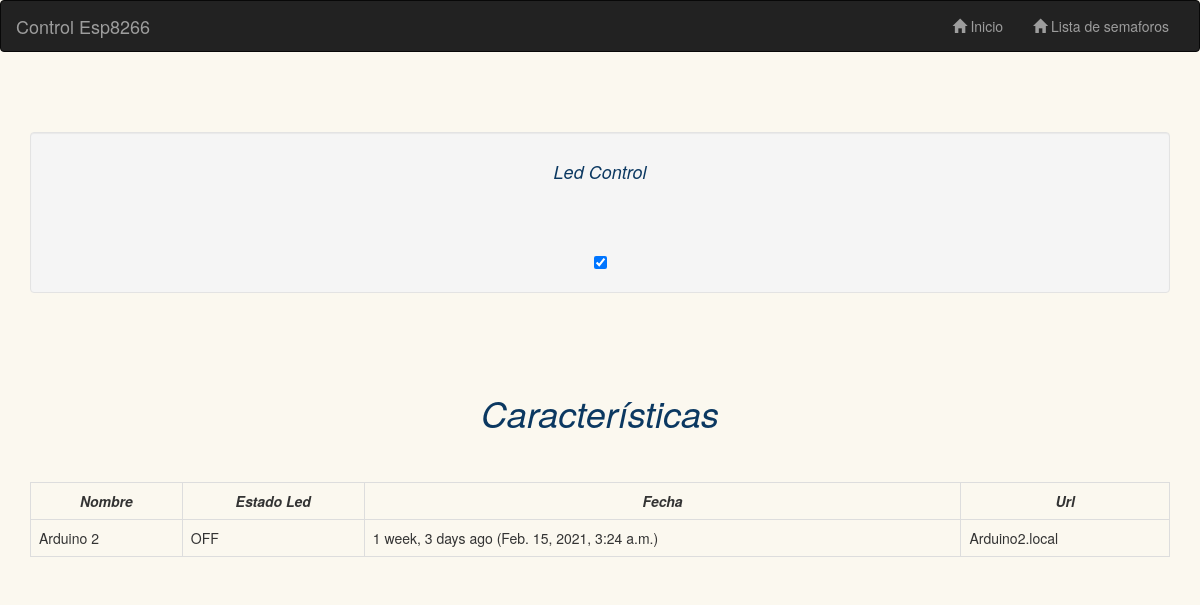
Page /2/ on the committed database.
### blink/models.py (models this page shows, shortened)
class Arduino(models.Model):
    nombre = models.CharField(max_length=200 )
    estado = models.BooleanField()
    time = models.DateTimeField(auto_now=True, editable=True)
    url = models.CharField(max_length=200 , null = True, blank=True)

### blink/views.py (the view)
# urls.py: url(r'^(?P<id>\d+)/$', modo, name='modo')
def modo(request,id):
    arduino_history = Arduino.objects.filter(id=id)
    arduino_control = Arduino.objects.get(id=id)
    data = {'arduino_control' : arduino_control,
            'arduino_history' : arduino_history,
    }
    return render(request, 'blink/modo.html', data)

### blink/templates/blink/modo.html (shortened to what this page needs)
{% extends 'base.html' %}
{% block 'body' %}
<body style="background-color:#FBF8EF">
    <br><br><br>
    <div class="text-center">
            <div class="well text-center">
                <i><h4  style="color:#0B3861">Led Control </h4></i>
                <br>
                <br>
                <div >
                    <br>
                    <input id="set" type="checkbox" checked data-toggle="toggle" data-on="LED ON" data-off="LED OFF" data-onstyle="success" />
                </div>
            </div>
        </div>
    <br><br><br>
<center><i><h1 style="color:#0B3861">Características</h1></i></center>
<br><br>
<table class ="table table-hover table-bordered" id="myTable">
    <th class ="text-center" ><i> Nombre</i></th>
    <th class ="text-center"><i> Estado Led</i></th>
    <th class = "text-center"><i> Fecha</i></th>
    <th class = "text-center"><i> Url </i></th>
    {% for device in arduino_history%}
        <tr >
            <td>{{device.nombre}}</td>
            <td>{% if device.estado %}ON{% else %}OFF{% endif %}</td>
            <td>{{ device.time | timesince}} ago ({{ device.time }})</td>
            <td>{{device.url}}</td>
        </tr>
    {% endfor %}
</table>
</body>
{% endblock %}

### rows in the picture
Arduino: nombre "Arduino 2", estado "OFF", time "1 week, 3 days", time "Feb. 15, 2021, 3:24 a.m.", url "Arduino2.local"
